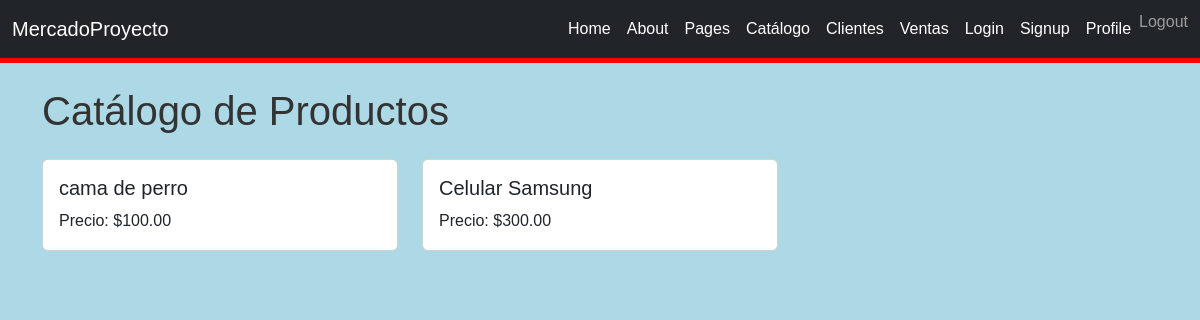
The page /catalogo/ (signed in) on the database as committed earlier.
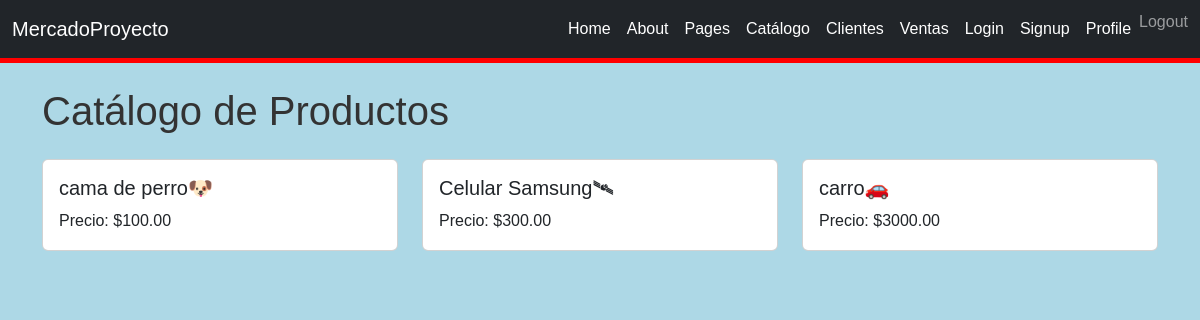
The same page on the database as committed later.
### tienda/models.py (models this page shows, shortened)
class Producto(models.Model):
    nombre = models.CharField(max_length=100)
    precio = models.DecimalField(max_digits=10, decimal_places=2)

### tienda/views.py (the view)
# urls.py: path("catalogo/", tienda_views.catalogo, name="catalogo"),
def catalogo(request):
    if request.user.is_authenticated:
        productos = Producto.objects.all()
    else:
        productos = Producto.objects.none()
    return render(request, "catalogo.html", {"productos": productos})

### templates/catalogo.html (shortened to what this page needs)
{% extends 'base.html' %}
{% block content %}
<h1 class="mb-4">Catálogo de Productos</h1>
{% if productos %}
  <div class="row">
    {% for producto in productos %}
      <div class="col-md-4 mb-4">
        <div class="card h-100">
          <div class="card-body">
            <h5 class="card-title">{{ producto.nombre }}</h5>
            <p class="card-text">Precio: ${{ producto.precio }}</p>
          </div>
        </div>
      </div>
    {% endfor %}
  </div>
{% endif %}
{% endblock %}

### templates/base.html (shortened to what this page needs)
{% load static %}
<!DOCTYPE html>
<html lang="es">
<head>
    <link rel="stylesheet" href="https://cdn.jsdelivr.net/npm/bootstrap@5.3.0/dist/css/bootstrap.min.css">
    <link rel="stylesheet" href="{% static 'css/styles.css' %}">
</head>
<body>
    <nav class="navbar navbar-expand-lg navbar-dark bg-dark">
        <div class="container-fluid">
            <a class="navbar-brand" href="{% url 'home' %}">MercadoProyecto</a>
            <div class="collapse navbar-collapse" id="navbarNav">
                <ul class="navbar-nav ms-auto">
                    <li class="nav-item"><a class="nav-link" href="{% url 'home' %}">Home</a></li>
                    <li class="nav-item"><a class="nav-link" href="{% url 'about' %}">About</a></li>
                    <li class="nav-item"><a class="nav-link" href="{% url 'pages_list' %}">Pages</a></li>
                    <li class="nav-item"><a class="nav-link" href="{% url 'catalogo' %}">Catálogo</a></li>
                    <li class="nav-item"><a class="nav-link" href="{% url 'lista_clientes' %}">Clientes</a></li>
                    <li class="nav-item"><a class="nav-link" href="{% url 'lista_ventas' %}">Ventas</a></li>
                    <li class="nav-item"><a class="nav-link" href="{% url 'login' %}">Login</a></li>
                    <li class="nav-item"><a class="nav-link" href="{% url 'signup' %}">Signup</a></li>
                    <li class="nav-item"><a class="nav-link" href="{% url 'profile' %}">Profile</a></li>
                    <li class="nav-item">
                        <form method="post" action="{% url 'logout' %}" style="display:inline;">
                            <button type="submit" class="btn btn-link nav-link" style="display:inline; padding:0; border:none; background:none;">
                                Logout
                            </button>
                        </form>
                    </li>
                </ul>
            </div>
        </div>
    </nav>
    <div class="container mt-4">
        {% block content %}{% endblock %}
    </div>
</body>
</html>

### static/css/styles.css (style rules this page uses)
body, h1, h2, h3, h4, h5, h6, p { margin: 0; padding: 0; }
body { font-family: Arial, Helvetica, sans-serif; background-color: #f5f6fa; color: #333; line-height: 1.6; }
.navbar { margin-bottom: 20px; }
.navbar a { color: #fff !important; font-weight: 500; }
.container { margin-top: 20px; }
body { background-color: lightblue !important; }
.navbar { border-bottom: 5px solid red !important; }

Rows that differ between the two databases and show on the page:
changed Producto: nombre "cama de perro" → "cama de perro🐶"
changed Producto: nombre "Celular Samsung" → "Celular Samsung🛰"
added Producto: nombre "carro🚗", precio "3000.00"
